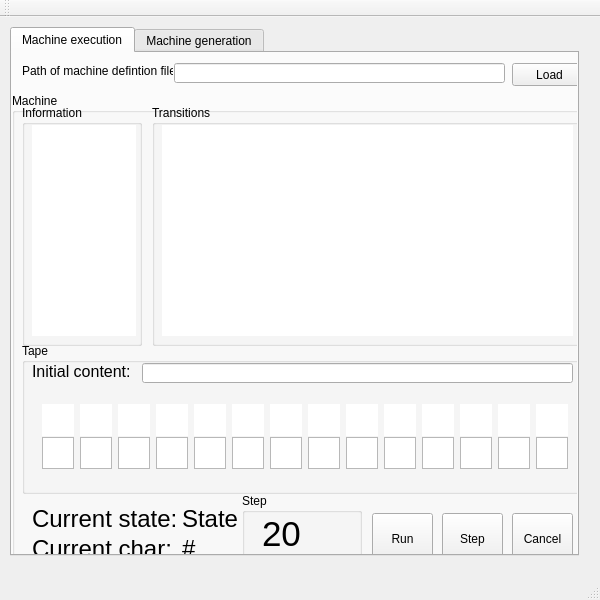
<?xml version="1.0" encoding="UTF-8"?>
<ui version="4.0">
 <class>TuringSimuQtUIClass</class>
 <widget class="QMainWindow" name="TuringSimuQtUIClass">
  <property name="geometry">
   <rect>
    <x>0</x>
    <y>0</y>
    <width>600</width>
    <height>600</height>
   </rect>
  </property>
  <property name="minimumSize">
   <size>
    <width>600</width>
    <height>600</height>
   </size>
  </property>
  <property name="maximumSize">
   <size>
    <width>600</width>
    <height>600</height>
   </size>
  </property>
  <property name="windowTitle">
   <string>TuringSimuQtUI</string>
  </property>
  <widget class="QWidget" name="centralWidget">
   <widget class="QWidget" name="gridLayoutWidget">
    <property name="geometry">
     <rect>
      <x>-1</x>
      <y>-1</y>
      <width>591</width>
      <height>551</height>
     </rect>
    </property>
    <layout class="QGridLayout" name="gridLayout">
     <item row="0" column="1">
      <widget class="QTabWidget" name="tabWidget">
       <property name="enabled">
        <bool>true</bool>
       </property>
       <property name="currentIndex">
        <number>0</number>
       </property>
       <widget class="QWidget" name="MachineExecutionTab">
        <attribute name="title">
         <string>Machine execution</string>
        </attribute>
        <widget class="QPushButton" name="LoadFileButton">
         <property name="geometry">
          <rect>
           <x>500</x>
           <y>10</y>
           <width>75</width>
           <height>23</height>
          </rect>
         </property>
         <property name="text">
          <string>Load</string>
         </property>
        </widget>
        <widget class="QLineEdit" name="PathTextBox">
         <property name="geometry">
          <rect>
           <x>162</x>
           <y>10</y>
           <width>331</width>
           <height>20</height>
          </rect>
         </property>
        </widget>
        <widget class="QGroupBox" name="MachineExecutionGroupBox">
         <property name="geometry">
          <rect>
           <x>0</x>
           <y>40</y>
           <width>581</width>
           <height>481</height>
          </rect>
         </property>
         <property name="title">
          <string>Machine</string>
         </property>
         <widget class="QGroupBox" name="groupBox_2">
          <property name="geometry">
           <rect>
            <x>10</x>
            <y>250</y>
            <width>561</width>
            <height>151</height>
           </rect>
          </property>
          <property name="title">
           <string>Tape</string>
          </property>
          <widget class="QWidget" name="horizontalLayoutWidget">
           <property name="geometry">
            <rect>
             <x>10</x>
             <y>80</y>
             <width>546</width>
             <height>61</height>
            </rect>
           </property>
           <layout class="QHBoxLayout" name="TapeLetterContainer">
            <property name="leftMargin">
             <number>10</number>
            </property>
            <property name="topMargin">
             <number>10</number>
            </property>
            <property name="rightMargin">
             <number>10</number>
            </property>
            <property name="bottomMargin">
             <number>10</number>
            </property>
            <item>
             <widget class="TapeLetter" name="plainTextEdit_4">
              <property name="sizePolicy">
               <sizepolicy hsizetype="Fixed" vsizetype="Fixed">
                <horstretch>0</horstretch>
                <verstretch>0</verstretch>
               </sizepolicy>
              </property>
              <property name="maximumSize">
               <size>
                <width>32</width>
                <height>32</height>
               </size>
              </property>
             </widget>
            </item>
            <item>
             <widget class="TapeLetter" name="plainTextEdit_11">
              <property name="sizePolicy">
               <sizepolicy hsizetype="Fixed" vsizetype="Fixed">
                <horstretch>0</horstretch>
                <verstretch>0</verstretch>
               </sizepolicy>
              </property>
              <property name="maximumSize">
               <size>
                <width>32</width>
                <height>32</height>
               </size>
              </property>
             </widget>
            </item>
            <item>
             <widget class="TapeLetter" name="plainTextEdit_12">
              <property name="sizePolicy">
               <sizepolicy hsizetype="Fixed" vsizetype="Fixed">
                <horstretch>0</horstretch>
                <verstretch>0</verstretch>
               </sizepolicy>
              </property>
              <property name="maximumSize">
               <size>
                <width>32</width>
                <height>32</height>
               </size>
              </property>
             </widget>
            </item>
            <item>
             <widget class="TapeLetter" name="plainTextEdit_6">
              <property name="sizePolicy">
               <sizepolicy hsizetype="Fixed" vsizetype="Fixed">
                <horstretch>0</horstretch>
                <verstretch>0</verstretch>
               </sizepolicy>
              </property>
              <property name="maximumSize">
               <size>
                <width>32</width>
                <height>32</height>
               </size>
              </property>
             </widget>
            </item>
            <item>
             <widget class="TapeLetter" name="plainTextEdit_7">
              <property name="sizePolicy">
               <sizepolicy hsizetype="Fixed" vsizetype="Fixed">
                <horstretch>0</horstretch>
                <verstretch>0</verstretch>
               </sizepolicy>
              </property>
              <property name="maximumSize">
               <size>
                <width>32</width>
                <height>32</height>
               </size>
              </property>
             </widget>
            </item>
            <item>
             <widget class="TapeLetter" name="plainTextEdit_9">
              <property name="sizePolicy">
               <sizepolicy hsizetype="Fixed" vsizetype="Fixed">
                <horstretch>0</horstretch>
                <verstretch>0</verstretch>
               </sizepolicy>
              </property>
              <property name="maximumSize">
               <size>
                <width>32</width>
                <height>32</height>
               </size>
              </property>
             </widget>
            </item>
            <item>
             <widget class="TapeLetter" name="plainTextEdit_17">
              <property name="sizePolicy">
               <sizepolicy hsizetype="Fixed" vsizetype="Fixed">
                <horstretch>0</horstretch>
                <verstretch>0</verstretch>
               </sizepolicy>
              </property>
              <property name="maximumSize">
               <size>
                <width>32</width>
                <height>32</height>
               </size>
              </property>
             </widget>
            </item>
            <item>
             <widget class="TapeLetter" name="plainTextEdit_15">
              <property name="sizePolicy">
               <sizepolicy hsizetype="Fixed" vsizetype="Fixed">
                <horstretch>0</horstretch>
                <verstretch>0</verstretch>
               </sizepolicy>
              </property>
              <property name="maximumSize">
               <size>
                <width>32</width>
                <height>32</height>
               </size>
              </property>
             </widget>
            </item>
            <item>
             <widget class="TapeLetter" name="plainTextEdit_16">
              <property name="sizePolicy">
               <sizepolicy hsizetype="Fixed" vsizetype="Fixed">
                <horstretch>0</horstretch>
                <verstretch>0</verstretch>
               </sizepolicy>
              </property>
              <property name="maximumSize">
               <size>
                <width>32</width>
                <height>32</height>
               </size>
              </property>
             </widget>
            </item>
            <item>
             <widget class="TapeLetter" name="plainTextEdit_14">
              <property name="sizePolicy">
               <sizepolicy hsizetype="Fixed" vsizetype="Fixed">
                <horstretch>0</horstretch>
                <verstretch>0</verstretch>
               </sizepolicy>
              </property>
              <property name="maximumSize">
               <size>
                <width>32</width>
                <height>32</height>
               </size>
              </property>
             </widget>
            </item>
            <item>
             <widget class="TapeLetter" name="plainTextEdit_13">
              <property name="sizePolicy">
               <sizepolicy hsizetype="Fixed" vsizetype="Fixed">
                <horstretch>0</horstretch>
                <verstretch>0</verstretch>
               </sizepolicy>
              </property>
              <property name="maximumSize">
               <size>
                <width>32</width>
                <height>32</height>
               </size>
              </property>
             </widget>
            </item>
            <item>
             <widget class="TapeLetter" name="plainTextEdit_10">
              <property name="sizePolicy">
               <sizepolicy hsizetype="Fixed" vsizetype="Fixed">
                <horstretch>0</horstretch>
                <verstretch>0</verstretch>
               </sizepolicy>
              </property>
              <property name="maximumSize">
               <size>
                <width>32</width>
                <height>32</height>
               </size>
              </property>
             </widget>
            </item>
            <item>
             <widget class="TapeLetter" name="plainTextEdit_8">
              <property name="sizePolicy">
               <sizepolicy hsizetype="Fixed" vsizetype="Fixed">
                <horstretch>0</horstretch>
                <verstretch>0</verstretch>
               </sizepolicy>
              </property>
              <property name="maximumSize">
               <size>
                <width>32</width>
                <height>32</height>
               </size>
              </property>
             </widget>
            </item>
            <item>
             <widget class="TapeLetter" name="plainTextEdit_5">
              <property name="sizePolicy">
               <sizepolicy hsizetype="Fixed" vsizetype="Fixed">
                <horstretch>0</horstretch>
                <verstretch>0</verstretch>
               </sizepolicy>
              </property>
              <property name="maximumSize">
               <size>
                <width>32</width>
                <height>32</height>
               </size>
              </property>
             </widget>
            </item>
           </layout>
          </widget>
          <widget class="QLineEdit" name="InitialTapeContentInput">
           <property name="geometry">
            <rect>
             <x>120</x>
             <y>20</y>
             <width>431</width>
             <height>20</height>
            </rect>
           </property>
           <property name="font">
            <font>
             <pointsize>12</pointsize>
            </font>
           </property>
          </widget>
          <widget class="QLabel" name="label">
           <property name="geometry">
            <rect>
             <x>10</x>
             <y>20</y>
             <width>151</width>
             <height>16</height>
            </rect>
           </property>
           <property name="font">
            <font>
             <pointsize>12</pointsize>
            </font>
           </property>
           <property name="text">
            <string>Initial content:</string>
           </property>
          </widget>
          <widget class="QWidget" name="horizontalLayoutWidget_2">
           <property name="geometry">
            <rect>
             <x>10</x>
             <y>52</y>
             <width>546</width>
             <height>51</height>
            </rect>
           </property>
           <layout class="QHBoxLayout" name="TapeHeaderContainer">
            <property name="leftMargin">
             <number>10</number>
            </property>
            <property name="topMargin">
             <number>0</number>
            </property>
            <property name="rightMargin">
             <number>10</number>
            </property>
            <property name="bottomMargin">
             <number>0</number>
            </property>
            <item>
             <widget class="TapeLetter" name="plainTextEdit_20">
              <property name="sizePolicy">
               <sizepolicy hsizetype="Fixed" vsizetype="Fixed">
                <horstretch>0</horstretch>
                <verstretch>0</verstretch>
               </sizepolicy>
              </property>
              <property name="maximumSize">
               <size>
                <width>32</width>
                <height>32</height>
               </size>
              </property>
              <property name="frameShape">
               <enum>QFrame::NoFrame</enum>
              </property>
              <property name="frameShadow">
               <enum>QFrame::Sunken</enum>
              </property>
             </widget>
            </item>
            <item>
             <widget class="TapeLetter" name="plainTextEdit_18">
              <property name="sizePolicy">
               <sizepolicy hsizetype="Fixed" vsizetype="Fixed">
                <horstretch>0</horstretch>
                <verstretch>0</verstretch>
               </sizepolicy>
              </property>
              <property name="maximumSize">
               <size>
                <width>32</width>
                <height>32</height>
               </size>
              </property>
              <property name="frameShape">
               <enum>QFrame::NoFrame</enum>
              </property>
              <property name="frameShadow">
               <enum>QFrame::Sunken</enum>
              </property>
             </widget>
            </item>
            <item>
             <widget class="TapeLetter" name="plainTextEdit_29">
              <property name="sizePolicy">
               <sizepolicy hsizetype="Fixed" vsizetype="Fixed">
                <horstretch>0</horstretch>
                <verstretch>0</verstretch>
               </sizepolicy>
              </property>
              <property name="maximumSize">
               <size>
                <width>32</width>
                <height>32</height>
               </size>
              </property>
              <property name="frameShape">
               <enum>QFrame::NoFrame</enum>
              </property>
              <property name="frameShadow">
               <enum>QFrame::Sunken</enum>
              </property>
             </widget>
            </item>
            <item>
             <widget class="TapeLetter" name="plainTextEdit_23">
              <property name="sizePolicy">
               <sizepolicy hsizetype="Fixed" vsizetype="Fixed">
                <horstretch>0</horstretch>
                <verstretch>0</verstretch>
               </sizepolicy>
              </property>
              <property name="maximumSize">
               <size>
                <width>32</width>
                <height>32</height>
               </size>
              </property>
              <property name="frameShape">
               <enum>QFrame::NoFrame</enum>
              </property>
              <property name="frameShadow">
               <enum>QFrame::Sunken</enum>
              </property>
             </widget>
            </item>
            <item>
             <widget class="TapeLetter" name="plainTextEdit_22">
              <property name="sizePolicy">
               <sizepolicy hsizetype="Fixed" vsizetype="Fixed">
                <horstretch>0</horstretch>
                <verstretch>0</verstretch>
               </sizepolicy>
              </property>
              <property name="maximumSize">
               <size>
                <width>32</width>
                <height>32</height>
               </size>
              </property>
              <property name="frameShape">
               <enum>QFrame::NoFrame</enum>
              </property>
              <property name="frameShadow">
               <enum>QFrame::Sunken</enum>
              </property>
             </widget>
            </item>
            <item>
             <widget class="TapeLetter" name="plainTextEdit_24">
              <property name="sizePolicy">
               <sizepolicy hsizetype="Fixed" vsizetype="Fixed">
                <horstretch>0</horstretch>
                <verstretch>0</verstretch>
               </sizepolicy>
              </property>
              <property name="maximumSize">
               <size>
                <width>32</width>
                <height>32</height>
               </size>
              </property>
              <property name="frameShape">
               <enum>QFrame::NoFrame</enum>
              </property>
             </widget>
            </item>
            <item>
             <widget class="TapeLetter" name="plainTextEdit_30">
              <property name="sizePolicy">
               <sizepolicy hsizetype="Fixed" vsizetype="Fixed">
                <horstretch>0</horstretch>
                <verstretch>0</verstretch>
               </sizepolicy>
              </property>
              <property name="maximumSize">
               <size>
                <width>32</width>
                <height>32</height>
               </size>
              </property>
              <property name="frameShape">
               <enum>QFrame::NoFrame</enum>
              </property>
              <property name="frameShadow">
               <enum>QFrame::Sunken</enum>
              </property>
             </widget>
            </item>
            <item>
             <widget class="TapeLetter" name="plainTextEdit_21">
              <property name="sizePolicy">
               <sizepolicy hsizetype="Fixed" vsizetype="Fixed">
                <horstretch>0</horstretch>
                <verstretch>0</verstretch>
               </sizepolicy>
              </property>
              <property name="maximumSize">
               <size>
                <width>32</width>
                <height>32</height>
               </size>
              </property>
              <property name="autoFillBackground">
               <bool>false</bool>
              </property>
              <property name="frameShape">
               <enum>QFrame::NoFrame</enum>
              </property>
              <property name="frameShadow">
               <enum>QFrame::Sunken</enum>
              </property>
             </widget>
            </item>
            <item>
             <widget class="TapeLetter" name="plainTextEdit_31">
              <property name="sizePolicy">
               <sizepolicy hsizetype="Fixed" vsizetype="Fixed">
                <horstretch>0</horstretch>
                <verstretch>0</verstretch>
               </sizepolicy>
              </property>
              <property name="maximumSize">
               <size>
                <width>32</width>
                <height>32</height>
               </size>
              </property>
              <property name="frameShape">
               <enum>QFrame::NoFrame</enum>
              </property>
              <property name="frameShadow">
               <enum>QFrame::Sunken</enum>
              </property>
              <property name="Tag" stdset="0">
               <number>1</number>
              </property>
              <property name="Displayed" stdset="0">
               <char>
                <unicode>0</unicode>
               </char>
              </property>
             </widget>
            </item>
            <item>
             <widget class="TapeLetter" name="plainTextEdit_26">
              <property name="sizePolicy">
               <sizepolicy hsizetype="Fixed" vsizetype="Fixed">
                <horstretch>0</horstretch>
                <verstretch>0</verstretch>
               </sizepolicy>
              </property>
              <property name="maximumSize">
               <size>
                <width>32</width>
                <height>32</height>
               </size>
              </property>
              <property name="frameShape">
               <enum>QFrame::NoFrame</enum>
              </property>
              <property name="frameShadow">
               <enum>QFrame::Sunken</enum>
              </property>
             </widget>
            </item>
            <item>
             <widget class="TapeLetter" name="plainTextEdit_32">
              <property name="sizePolicy">
               <sizepolicy hsizetype="Fixed" vsizetype="Fixed">
                <horstretch>0</horstretch>
                <verstretch>0</verstretch>
               </sizepolicy>
              </property>
              <property name="maximumSize">
               <size>
                <width>32</width>
                <height>32</height>
               </size>
              </property>
              <property name="frameShape">
               <enum>QFrame::NoFrame</enum>
              </property>
              <property name="frameShadow">
               <enum>QFrame::Sunken</enum>
              </property>
             </widget>
            </item>
            <item>
             <widget class="TapeLetter" name="plainTextEdit_19">
              <property name="sizePolicy">
               <sizepolicy hsizetype="Fixed" vsizetype="Fixed">
                <horstretch>0</horstretch>
                <verstretch>0</verstretch>
               </sizepolicy>
              </property>
              <property name="maximumSize">
               <size>
                <width>32</width>
                <height>32</height>
               </size>
              </property>
              <property name="frameShape">
               <enum>QFrame::NoFrame</enum>
              </property>
              <property name="frameShadow">
               <enum>QFrame::Sunken</enum>
              </property>
             </widget>
            </item>
            <item>
             <widget class="TapeLetter" name="plainTextEdit_33">
              <property name="sizePolicy">
               <sizepolicy hsizetype="Fixed" vsizetype="Fixed">
                <horstretch>0</horstretch>
                <verstretch>0</verstretch>
               </sizepolicy>
              </property>
              <property name="maximumSize">
               <size>
                <width>32</width>
                <height>32</height>
               </size>
              </property>
              <property name="frameShape">
               <enum>QFrame::NoFrame</enum>
              </property>
              <property name="frameShadow">
               <enum>QFrame::Sunken</enum>
              </property>
             </widget>
            </item>
            <item>
             <widget class="TapeLetter" name="plainTextEdit_28">
              <property name="sizePolicy">
               <sizepolicy hsizetype="Fixed" vsizetype="Fixed">
                <horstretch>0</horstretch>
                <verstretch>0</verstretch>
               </sizepolicy>
              </property>
              <property name="maximumSize">
               <size>
                <width>32</width>
                <height>32</height>
               </size>
              </property>
              <property name="frameShape">
               <enum>QFrame::NoFrame</enum>
              </property>
              <property name="frameShadow">
               <enum>QFrame::Sunken</enum>
              </property>
             </widget>
            </item>
           </layout>
          </widget>
         </widget>
         <widget class="QPushButton" name="RunButton">
          <property name="geometry">
           <rect>
            <x>360</x>
            <y>420</y>
            <width>61</width>
            <height>51</height>
           </rect>
          </property>
          <property name="text">
           <string>Run</string>
          </property>
         </widget>
         <widget class="QPushButton" name="StepButton">
          <property name="geometry">
           <rect>
            <x>430</x>
            <y>420</y>
            <width>61</width>
            <height>51</height>
           </rect>
          </property>
          <property name="text">
           <string>Step</string>
          </property>
         </widget>
         <widget class="QLabel" name="label_3">
          <property name="geometry">
           <rect>
            <x>20</x>
            <y>410</y>
            <width>151</width>
            <height>31</height>
           </rect>
          </property>
          <property name="font">
           <font>
            <pointsize>18</pointsize>
           </font>
          </property>
          <property name="text">
           <string>Current state:</string>
          </property>
         </widget>
         <widget class="QLabel" name="label_4">
          <property name="geometry">
           <rect>
            <x>20</x>
            <y>440</y>
            <width>151</width>
            <height>31</height>
           </rect>
          </property>
          <property name="font">
           <font>
            <pointsize>18</pointsize>
           </font>
          </property>
          <property name="text">
           <string>Current char:</string>
          </property>
         </widget>
         <widget class="QLabel" name="StateLabel">
          <property name="geometry">
           <rect>
            <x>170</x>
            <y>410</y>
            <width>61</width>
            <height>31</height>
           </rect>
          </property>
          <property name="font">
           <font>
            <pointsize>18</pointsize>
           </font>
          </property>
          <property name="text">
           <string>State</string>
          </property>
         </widget>
         <widget class="QLabel" name="CharLabel">
          <property name="geometry">
           <rect>
            <x>170</x>
            <y>440</y>
            <width>51</width>
            <height>31</height>
           </rect>
          </property>
          <property name="font">
           <font>
            <pointsize>18</pointsize>
           </font>
          </property>
          <property name="text">
           <string>#</string>
          </property>
         </widget>
         <widget class="QPushButton" name="ResetButton">
          <property name="geometry">
           <rect>
            <x>500</x>
            <y>420</y>
            <width>61</width>
            <height>51</height>
           </rect>
          </property>
          <property name="text">
           <string>Cancel</string>
          </property>
         </widget>
         <widget class="QGroupBox" name="groupBox">
          <property name="geometry">
           <rect>
            <x>230</x>
            <y>400</y>
            <width>120</width>
            <height>80</height>
           </rect>
          </property>
          <property name="title">
           <string>Step</string>
          </property>
          <widget class="QLabel" name="StepsLabel">
           <property name="geometry">
            <rect>
             <x>20</x>
             <y>20</y>
             <width>71</width>
             <height>41</height>
            </rect>
           </property>
           <property name="font">
            <font>
             <pointsize>26</pointsize>
            </font>
           </property>
           <property name="text">
            <string>20</string>
           </property>
           <property name="alignment">
            <set>Qt::AlignJustify|Qt::AlignVCenter</set>
           </property>
          </widget>
         </widget>
         <widget class="QGroupBox" name="groupBox_3">
          <property name="geometry">
           <rect>
            <x>10</x>
            <y>12</y>
            <width>120</width>
            <height>241</height>
           </rect>
          </property>
          <property name="title">
           <string>Information</string>
          </property>
          <widget class="QTextEdit" name="MachineInfoLabel">
           <property name="geometry">
            <rect>
             <x>10</x>
             <y>20</y>
             <width>104</width>
             <height>211</height>
            </rect>
           </property>
           <property name="frameShape">
            <enum>QFrame::NoFrame</enum>
           </property>
           <property name="undoRedoEnabled">
            <bool>false</bool>
           </property>
           <property name="readOnly">
            <bool>true</bool>
           </property>
           <property name="acceptRichText">
            <bool>false</bool>
           </property>
          </widget>
         </widget>
         <widget class="QGroupBox" name="groupBox_4">
          <property name="geometry">
           <rect>
            <x>140</x>
            <y>12</y>
            <width>431</width>
            <height>241</height>
           </rect>
          </property>
          <property name="title">
           <string>Transitions</string>
          </property>
          <widget class="QTableView" name="TransitionTable">
           <property name="geometry">
            <rect>
             <x>10</x>
             <y>20</y>
             <width>411</width>
             <height>211</height>
            </rect>
           </property>
           <property name="frameShape">
            <enum>QFrame::NoFrame</enum>
           </property>
           <property name="alternatingRowColors">
            <bool>true</bool>
           </property>
           <property name="selectionBehavior">
            <enum>QAbstractItemView::SelectItems</enum>
           </property>
          </widget>
         </widget>
        </widget>
        <widget class="QLabel" name="label_2">
         <property name="geometry">
          <rect>
           <x>10</x>
           <y>10</y>
           <width>151</width>
           <height>16</height>
          </rect>
         </property>
         <property name="text">
          <string>Path of machine defintion file:</string>
         </property>
        </widget>
       </widget>
       <widget class="QWidget" name="MachineGenerationTab">
        <property name="enabled">
         <bool>false</bool>
        </property>
        <attribute name="title">
         <string>Machine generation</string>
        </attribute>
       </widget>
      </widget>
     </item>
    </layout>
   </widget>
  </widget>
  <widget class="QMenuBar" name="menuBar">
   <property name="geometry">
    <rect>
     <x>0</x>
     <y>0</y>
     <width>600</width>
     <height>21</height>
    </rect>
   </property>
  </widget>
  <widget class="QToolBar" name="mainToolBar">
   <attribute name="toolBarArea">
    <enum>TopToolBarArea</enum>
   </attribute>
   <attribute name="toolBarBreak">
    <bool>false</bool>
   </attribute>
  </widget>
  <widget class="QStatusBar" name="statusBar"/>
 </widget>
 <layoutdefault spacing="6" margin="11"/>
 <customwidgets>
  <customwidget>
   <class>TapeLetter</class>
   <extends>QPlainTextEdit</extends>
   <header>tapeletter.hpp</header>
  </customwidget>
 </customwidgets>
 <resources/>
 <connections/>
</ui>
